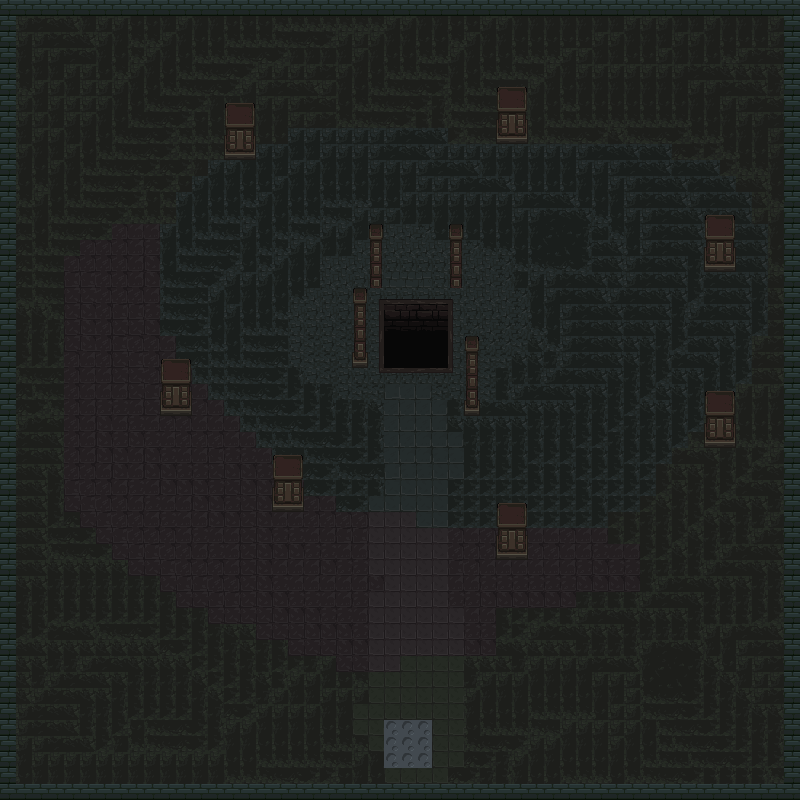

A 2D game scene composited from a Tiled map and its tileset images. What follows is a short description and the map's XML, with each tile layer's data collapsed to a summary:
An orthogonal 50x50 tile map with 16x16 px tiles, 2 tile layers (Calque de Tuiles 1, Calque de Tuiles 2), 2 tilesets and 13 objects.

<map version="1.10" tiledversion="1.12.1" orientation="orthogonal" renderorder="right-down" width="50" height="50" tilewidth="16" tileheight="16" infinite="0" nextlayerid="4" nextobjectid="15">
 <tileset firstgid="1" source="Plateforme.tsx" />
 <tileset firstgid="2561" source="mur.tsx" />
 <layer id="1" name="Calque de Tuiles 1" width="50" height="50">
  <data>[2500 cells, 2500 non-empty, 72 distinct tile ids]</data>
 </layer>
 <layer id="2" name="Calque de Tuiles 2" width="50" height="50">
  <data>[2500 cells, 110 non-empty, 49 distinct tile ids]</data>
 </layer>
 <objectgroup id="3" name="Calque d'Objets 1">
  <object id="1" x="25.3968" y="24.0602">
   <properties>
    <property name="obj_type" value="coffre" />
   </properties>
   <point />
  </object>
  <object id="2" x="412.364" y="415.706">
   <properties>
    <property name="obj_type" value="spawnpoint_joueur" />
   </properties>
   <point />
  </object>
  <object id="3" x="384.962" y="722.473" width="50" height="50">
   <properties>
    <property name="map" value="assets/caca.tmx" />
    <property name="obj_type" value="changement_map" />
   </properties>
  </object>
  <object id="4" x="150.376" y="303.425">
   <properties>
    <property name="nom" value="bat" />
    <property name="obj_type" value="bat" />
   </properties>
   <point />
  </object>
  <object id="5" x="635.589" y="363.575">
   <properties>
    <property name="nom" value="bat" />
    <property name="obj_type" value="bat" />
   </properties>
   <point />
  </object>
  <object id="7" x="519.299" y="680.367">
   <properties>
    <property name="nom" value="bat" />
    <property name="obj_type" value="bat" />
   </properties>
   <point />
  </object>
  <object id="9" x="602.841" y="124.31">
   <properties>
    <property name="nom" value="bat" />
    <property name="obj_type" value="bat" />
   </properties>
   <point />
  </object>
  <object id="14" x="100.92" y="713.784">
   <properties>
    <property name="nom" value="bat" />
    <property name="obj_type" value="bat" />
   </properties>
   <point />
  </object>
  <object id="13" x="747.202" y="580.785">
   <properties>
    <property name="nom" value="bat" />
    <property name="obj_type" value="bat" />
   </properties>
   <point />
  </object>
  <object id="10" x="314.788" y="78.8632">
   <properties>
    <property name="nom" value="bat" />
    <property name="obj_type" value="bat" />
   </properties>
   <point />
  </object>
  <object id="12" x="469.174" y="54.8031">
   <properties>
    <property name="nom" value="bat" />
    <property name="obj_type" value="bat" />
   </properties>
   <point />
  </object>
  <object id="11" x="88.2213" y="115.622">
   <properties>
    <property name="nom" value="bat" />
    <property name="obj_type" value="bat" />
   </properties>
   <point />
  </object>
  <object id="8" x="215.205" y="628.905">
   <properties>
    <property name="nom" value="bat" />
    <property name="obj_type" value="bat" />
   </properties>
   <point />
  </object>
 </objectgroup>
</map>
